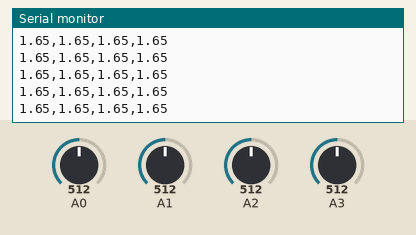
Recording of a sketch running on a simulated Arduino Uno, built with avr-gcc and run on an emulated ATmega328P. Shown: the last lines printed to the serial monitor. The test bench sets the inputs (shaded band); at power-on: A0 = 512, A1 = 512, A2 = 512, A3 = 512.

Above: at 1.2 s.
1.3 s: A0 set to 716
At 1.31 s:
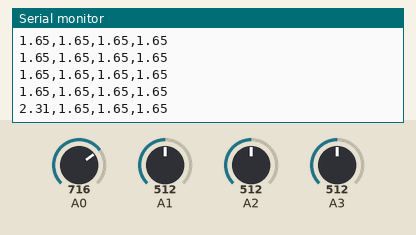
2.8 s: A1 set to 716
At 2.82 s:
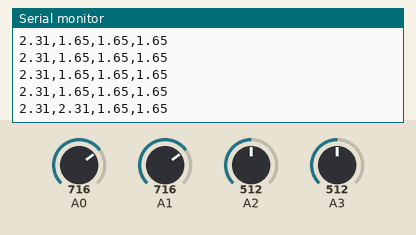
4.3 s: A2 set to 716
At 4.33 s:
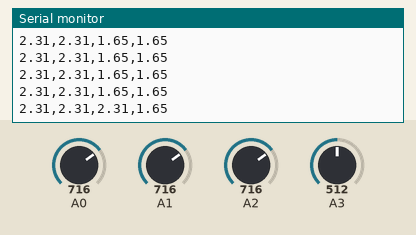
5.8 s: A3 set to 716
At 5.84 s:
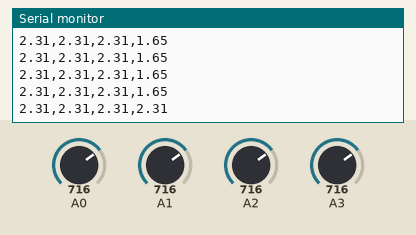
8.8 s: A0 set to 992
At 8.81 s:
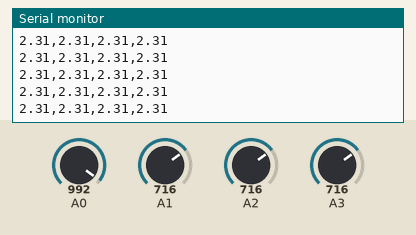
10.3 s: A1 set to 992
At 10.31 s:
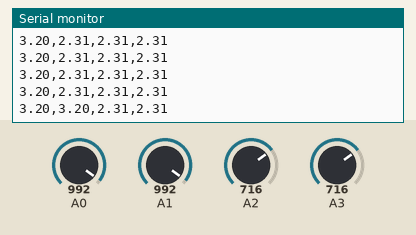
Timing chart, 0 to 12.8 s (numbered marks = the images above; inputs shaded):
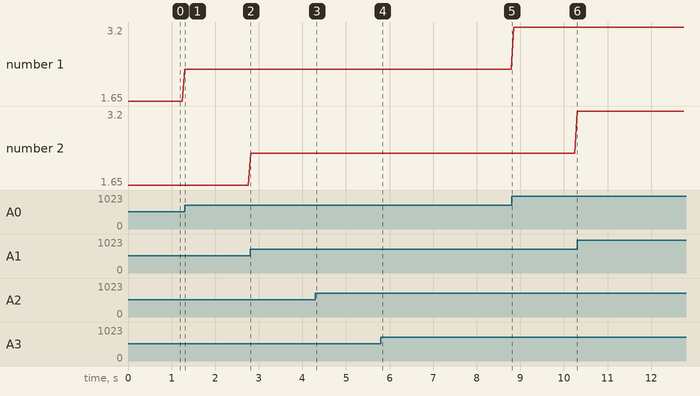

The sketch:

pressureSensor_sketch.ino
```cpp
const float V_REF = 3.3;
const float R_BITS = 10.0;
const float MAX_ADC_READING = (1 << int(R_BITS)) - 1;

void setup() {
  // put your setup code here, to run once:
  Serial.begin(9600);
}

void loop() {
  // put your main code here, to run repeatedly:
  int raw_north = analogRead(A0);
  int raw_east = analogRead(A1);
  int raw_south = analogRead(A2);
  int raw_west = analogRead(A3);

  Serial.print((raw_north/MAX_ADC_READING)*V_REF); Serial.print(",");
  Serial.print((raw_east/MAX_ADC_READING)*V_REF); Serial.print(",");
  Serial.print((raw_south/MAX_ADC_READING)*V_REF); Serial.print(",");
  Serial.println((raw_west/MAX_ADC_READING)*V_REF);

  delay(50);
}
```

Measured:
- after the input at 1.3 s, the serial monitor: prints a new line at once (image 1)
- after the input at 2.8 s, the serial monitor: prints a new line at once (image 2)
- after the input at 4.3 s, the serial monitor: prints a new line at once (image 3)
- after the input at 5.8 s, the serial monitor: prints a new line at once (image 4)
- after the input at 10.3 s, the serial monitor: prints a new line at once (image 6)
- plotted number 1: 1.65 → 2.31 after the input at 1.3 s, 2.31 → 3.2 after the input at 8.8 s
